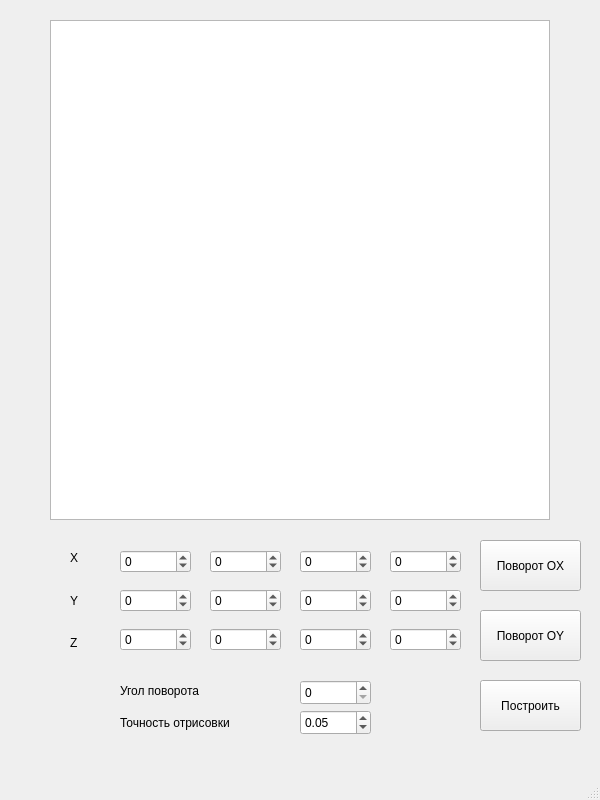
<?xml version="1.0" encoding="UTF-8"?>
<ui version="4.0">
 <class>MainWindow</class>
 <widget class="QMainWindow" name="MainWindow">
  <property name="geometry">
   <rect>
    <x>0</x>
    <y>0</y>
    <width>600</width>
    <height>800</height>
   </rect>
  </property>
  <property name="windowTitle">
   <string>MainWindow</string>
  </property>
  <widget class="QWidget" name="centralwidget">
   <widget class="QGraphicsView" name="graphicsView">
    <property name="geometry">
     <rect>
      <x>50</x>
      <y>20</y>
      <width>500</width>
      <height>500</height>
     </rect>
    </property>
   </widget>
   <widget class="QWidget" name="verticalLayoutWidget">
    <property name="geometry">
     <rect>
      <x>120</x>
      <y>540</y>
      <width>71</width>
      <height>121</height>
     </rect>
    </property>
    <layout class="QVBoxLayout" name="point1">
     <item>
      <widget class="QSpinBox" name="X1">
       <property name="minimum">
        <number>-200</number>
       </property>
       <property name="maximum">
        <number>200</number>
       </property>
       <property name="singleStep">
        <number>20</number>
       </property>
      </widget>
     </item>
     <item>
      <widget class="QSpinBox" name="Y1">
       <property name="minimum">
        <number>-200</number>
       </property>
       <property name="maximum">
        <number>200</number>
       </property>
       <property name="singleStep">
        <number>20</number>
       </property>
      </widget>
     </item>
     <item>
      <widget class="QSpinBox" name="Z1">
       <property name="minimum">
        <number>-200</number>
       </property>
       <property name="maximum">
        <number>200</number>
       </property>
       <property name="singleStep">
        <number>20</number>
       </property>
      </widget>
     </item>
    </layout>
   </widget>
   <widget class="QWidget" name="verticalLayoutWidget_2">
    <property name="geometry">
     <rect>
      <x>210</x>
      <y>540</y>
      <width>71</width>
      <height>121</height>
     </rect>
    </property>
    <layout class="QVBoxLayout" name="point2">
     <item>
      <widget class="QSpinBox" name="X2">
       <property name="minimum">
        <number>-200</number>
       </property>
       <property name="maximum">
        <number>200</number>
       </property>
       <property name="singleStep">
        <number>20</number>
       </property>
      </widget>
     </item>
     <item>
      <widget class="QSpinBox" name="Y2">
       <property name="minimum">
        <number>-200</number>
       </property>
       <property name="maximum">
        <number>200</number>
       </property>
       <property name="singleStep">
        <number>20</number>
       </property>
      </widget>
     </item>
     <item>
      <widget class="QSpinBox" name="Z2">
       <property name="minimum">
        <number>-200</number>
       </property>
       <property name="maximum">
        <number>200</number>
       </property>
       <property name="singleStep">
        <number>20</number>
       </property>
      </widget>
     </item>
    </layout>
   </widget>
   <widget class="QWidget" name="verticalLayoutWidget_3">
    <property name="geometry">
     <rect>
      <x>300</x>
      <y>540</y>
      <width>71</width>
      <height>121</height>
     </rect>
    </property>
    <layout class="QVBoxLayout" name="point3">
     <item>
      <widget class="QSpinBox" name="X3">
       <property name="minimum">
        <number>-200</number>
       </property>
       <property name="maximum">
        <number>200</number>
       </property>
       <property name="singleStep">
        <number>20</number>
       </property>
      </widget>
     </item>
     <item>
      <widget class="QSpinBox" name="Y3">
       <property name="minimum">
        <number>-200</number>
       </property>
       <property name="maximum">
        <number>200</number>
       </property>
       <property name="singleStep">
        <number>20</number>
       </property>
      </widget>
     </item>
     <item>
      <widget class="QSpinBox" name="Z3">
       <property name="minimum">
        <number>-200</number>
       </property>
       <property name="maximum">
        <number>200</number>
       </property>
       <property name="singleStep">
        <number>20</number>
       </property>
      </widget>
     </item>
    </layout>
   </widget>
   <widget class="QWidget" name="verticalLayoutWidget_4">
    <property name="geometry">
     <rect>
      <x>390</x>
      <y>540</y>
      <width>71</width>
      <height>121</height>
     </rect>
    </property>
    <layout class="QVBoxLayout" name="point4">
     <item>
      <widget class="QSpinBox" name="X4">
       <property name="minimum">
        <number>-200</number>
       </property>
       <property name="maximum">
        <number>200</number>
       </property>
       <property name="singleStep">
        <number>20</number>
       </property>
      </widget>
     </item>
     <item>
      <widget class="QSpinBox" name="Y4">
       <property name="minimum">
        <number>-200</number>
       </property>
       <property name="maximum">
        <number>200</number>
       </property>
       <property name="singleStep">
        <number>20</number>
       </property>
      </widget>
     </item>
     <item>
      <widget class="QSpinBox" name="Z4">
       <property name="minimum">
        <number>-200</number>
       </property>
       <property name="maximum">
        <number>200</number>
       </property>
       <property name="singleStep">
        <number>20</number>
       </property>
      </widget>
     </item>
    </layout>
   </widget>
   <widget class="QWidget" name="verticalLayoutWidget_5">
    <property name="geometry">
     <rect>
      <x>70</x>
      <y>540</y>
      <width>31</width>
      <height>121</height>
     </rect>
    </property>
    <layout class="QVBoxLayout" name="verticalLayout_15">
     <item>
      <widget class="QLabel" name="label_2">
       <property name="text">
        <string>X</string>
       </property>
      </widget>
     </item>
     <item>
      <widget class="QLabel" name="label_3">
       <property name="text">
        <string>Y</string>
       </property>
      </widget>
     </item>
     <item>
      <widget class="QLabel" name="label">
       <property name="text">
        <string>Z</string>
       </property>
      </widget>
     </item>
    </layout>
   </widget>
   <widget class="QPushButton" name="rotateOX">
    <property name="geometry">
     <rect>
      <x>480</x>
      <y>540</y>
      <width>101</width>
      <height>51</height>
     </rect>
    </property>
    <property name="text">
     <string>Поворот OX</string>
    </property>
   </widget>
   <widget class="QPushButton" name="rotateOY">
    <property name="geometry">
     <rect>
      <x>480</x>
      <y>610</y>
      <width>101</width>
      <height>51</height>
     </rect>
    </property>
    <property name="text">
     <string>Поворот OY</string>
    </property>
   </widget>
   <widget class="QPushButton" name="drawSurface">
    <property name="geometry">
     <rect>
      <x>480</x>
      <y>680</y>
      <width>101</width>
      <height>51</height>
     </rect>
    </property>
    <property name="text">
     <string>Построить</string>
    </property>
   </widget>
   <widget class="QLabel" name="label_4">
    <property name="geometry">
     <rect>
      <x>120</x>
      <y>680</y>
      <width>91</width>
      <height>21</height>
     </rect>
    </property>
    <property name="text">
     <string>Угол поворота</string>
    </property>
   </widget>
   <widget class="QLabel" name="label_5">
    <property name="geometry">
     <rect>
      <x>120</x>
      <y>715</y>
      <width>131</width>
      <height>16</height>
     </rect>
    </property>
    <property name="text">
     <string>Точность отрисовки</string>
    </property>
   </widget>
   <widget class="QSpinBox" name="angle">
    <property name="geometry">
     <rect>
      <x>300</x>
      <y>680</y>
      <width>71</width>
      <height>25</height>
     </rect>
    </property>
    <property name="maximum">
     <number>360</number>
    </property>
    <property name="singleStep">
     <number>5</number>
    </property>
   </widget>
   <widget class="QDoubleSpinBox" name="accuracy">
    <property name="geometry">
     <rect>
      <x>300</x>
      <y>710</y>
      <width>71</width>
      <height>25</height>
     </rect>
    </property>
    <property name="maximum">
     <double>1.000000000000000</double>
    </property>
    <property name="singleStep">
     <double>0.010000000000000</double>
    </property>
    <property name="value">
     <double>0.050000000000000</double>
    </property>
   </widget>
  </widget>
  <widget class="QMenuBar" name="menubar">
   <property name="geometry">
    <rect>
     <x>0</x>
     <y>0</y>
     <width>600</width>
     <height>25</height>
    </rect>
   </property>
  </widget>
  <widget class="QStatusBar" name="statusbar"/>
 </widget>
 <resources/>
 <connections/>
</ui>
